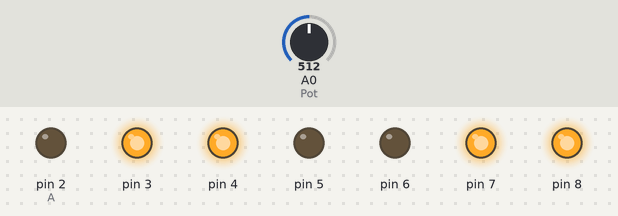
The sketch below on a simulated Arduino Uno, built with avr-gcc and run on an emulated ATmega328P. Parts: output pins drawn as LEDs (lit = HIGH). The inputs (shaded band) are chosen by the test bench; at power-on: A0 (Pot) = 512.

Above: at 1.2 s.
1.3 s: A0 (Pot) set to 556
2.8 s: A0 (Pot) set to 587
At 4.0 s:
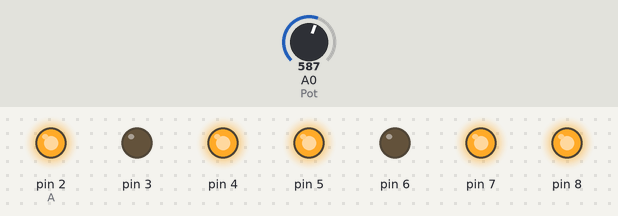
4.3 s: A0 (Pot) set to 716
At 5.3 s:
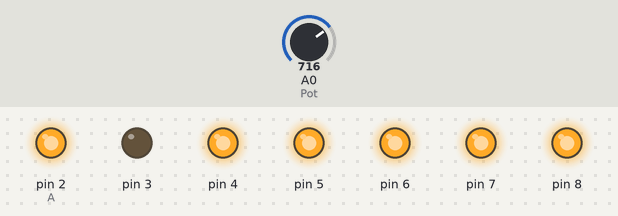
5.8 s: A0 (Pot) set to 784
7.3 s: A0 (Pot) set to 803
At 7.8 s:
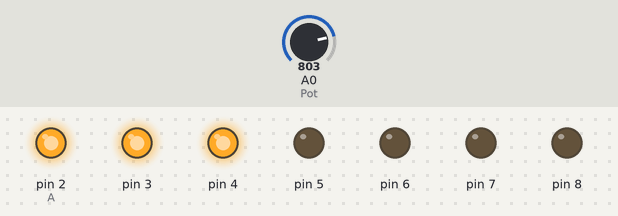
8.8 s: A0 (Pot) set to 511
At 9.1 s:
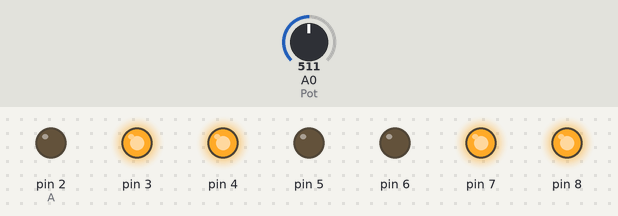
Timing chart, 0 to 11.3 s (numbered marks = the images above; inputs shaded):
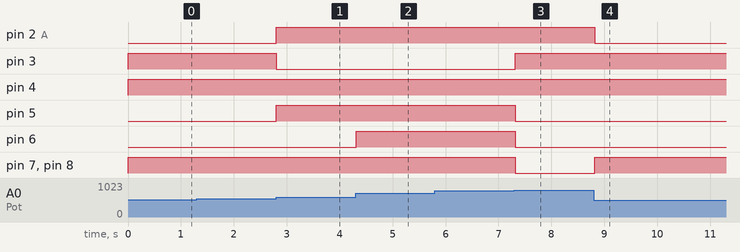

Measured:
- the behaviour switches between 568 and 569 on A0 (Pot) (found by bisection; images 0 and 1)
- the behaviour switches between 795 and 796 on A0 (Pot) (found by bisection; images 2 and 3)
- after the input at 1.3 s, every drawn part: stays the same
- after the input at 2.8 s, pin 2 (A), pin 5: LOW → HIGH at once; pin 3: HIGH → LOW at once
- after the input at 4.3 s, pin 6: LOW → HIGH at once
- after the input at 5.8 s, every drawn part: stays the same
- after the input at 7.3 s, pin 3: LOW → HIGH at once; pin 5–8: HIGH → LOW at once
- after the input at 8.8 s, pin 2 (A): HIGH → LOW at once; pin 7, pin 8: LOW → HIGH at once

The sketch:

Numeros_en_Display_con_control.ino
```cpp
// Pin donde se conectara el Potenciómetro
#define Pot A0

// Pines del display conectados al Arduino
#define A 2
#define B 3
#define C 4
#define D 5
#define E 6
#define F 7
#define G 8

//Definimos los numeros
int numeros[10][7] = {
  {HIGH, HIGH, HIGH, HIGH, HIGH, LOW, HIGH},   // 0
  {LOW, HIGH, HIGH, LOW, LOW, LOW, LOW},       // 1
  {HIGH, HIGH, LOW, HIGH, HIGH, HIGH, LOW},    // 2
  {HIGH, HIGH, HIGH, HIGH, LOW, HIGH, LOW},    // 3
  {LOW, HIGH, HIGH, LOW, LOW, HIGH, HIGH},     // 4
  {HIGH, LOW, HIGH, HIGH, LOW, HIGH, HIGH},    // 5
  {HIGH, LOW, HIGH, HIGH, HIGH, HIGH, HIGH},   // 6
  {HIGH, HIGH, HIGH, LOW, LOW, LOW, LOW},      // 7
  {HIGH, HIGH, HIGH, HIGH, HIGH, HIGH, HIGH},  // 8
  {HIGH, HIGH, HIGH, HIGH, LOW, HIGH, HIGH}    // 9
};

void setup() {
  // Configurar los pines del display como salida
  for (int i = A; i <= G; i++) {
    pinMode(i, OUTPUT);
  }
}

void loop() {
  // Leer el valor del potenciómetro
  int potValue = analogRead(Pot);
  int numero = map(potValue, 0, 1023, 0, 9);

  // Mostrar el número en el display
  mostrarNumero(numero);
  delay(100);
}

void mostrarNumero(int numero) {
  for (int i = 0; i < 7; i++) {
    digitalWrite(A + i, numeros[numero][i]);
  }
}
```
